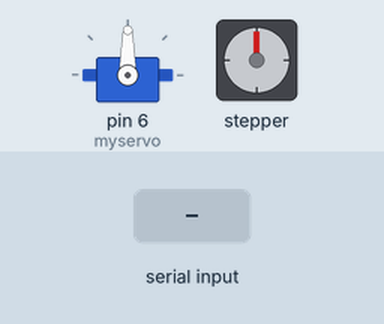
Simulated run of this sketch. Board: Arduino Uno, built with avr-gcc and run on an emulated ATmega328P. Shown: servo, stepper motor. The test bench sets the inputs (shaded band). Stepper angles assume 200 steps per turn.

Above: at 1.2 s.
1.3 s: "," received over Serial
At 2.4 s:
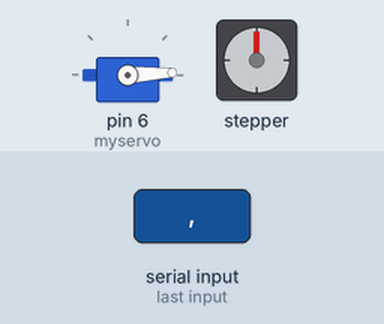
2.8 s: "s" received over Serial
At 4.0 s:
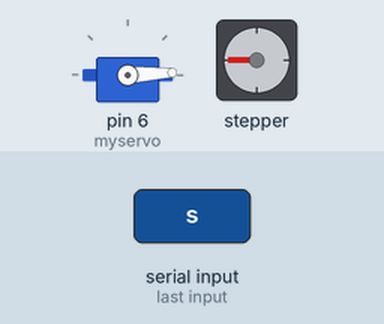
4.5 s: "h" received over Serial
At 4.8 s:
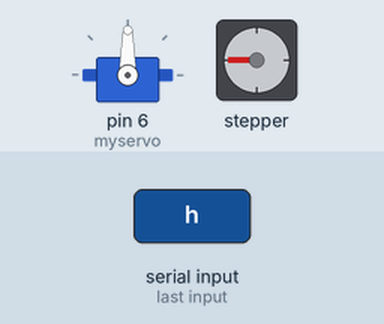
6.0 s: "w" received over Serial
At 7.4 s:
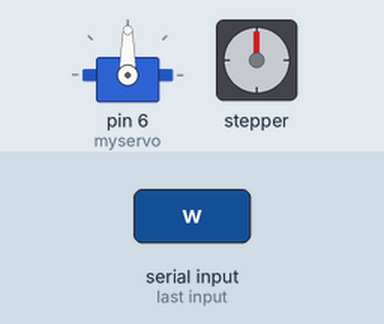
7.7 s: "s" received over Serial
At 9.0 s:
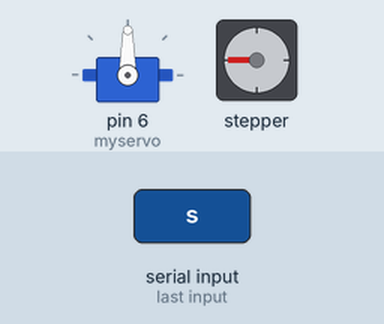
Timing chart, 0 to 10.4 s (numbered marks = the images above; inputs shaded):
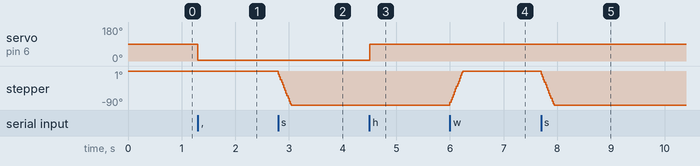

The sketch:

servo_test.ino
```cpp
#include <Servo.h>
#include <Stepper.h>

const int SPR= 200;

Servo myservo;
Stepper mystepper(SPR, 8, 9, 10, 11);
int rudder= 0;
int sheets= 0;
byte incomingByte;

void setup() {
  mystepper.setSpeed(60);
  myservo.attach(6);
  Serial.begin(9600);
}

void loop() {
  if(Serial.available()>0){
    incomingByte= Serial.read();

    if(incomingByte==',' && rudder<=177){
      rudder+=3;
      myservo.write(rudder);
    }
    else if(incomingByte=='.' && rudder>=3){
      rudder-=3;
      myservo.write(rudder);
    }
    else if(incomingByte=='h'){
      rudder= 90;
      myservo.write(rudder);
    }
    else if(incomingByte=='w' && sheets>=10){
      sheets-=10;
      mystepper.step(50);
    }
    else if(incomingByte=='s' && sheets<=290){
      sheets+=10;
      mystepper.step(-50);
    }
  }
}
```

Measured:
- after the input at 1.3 s, servo on pin 6 (myservo): 90° → 3° at once
- after the input at 2.8 s, stepper: turns 90° counter-clockwise in 0.24 s, starting at once
- after the input at 4.5 s, servo on pin 6 (myservo): 3° → 90° at once
- after the input at 6.0 s, stepper: turns 90° clockwise in 0.24 s, starting at once
- after the input at 7.7 s, stepper: turns 90° counter-clockwise in 0.24 s, starting at once
